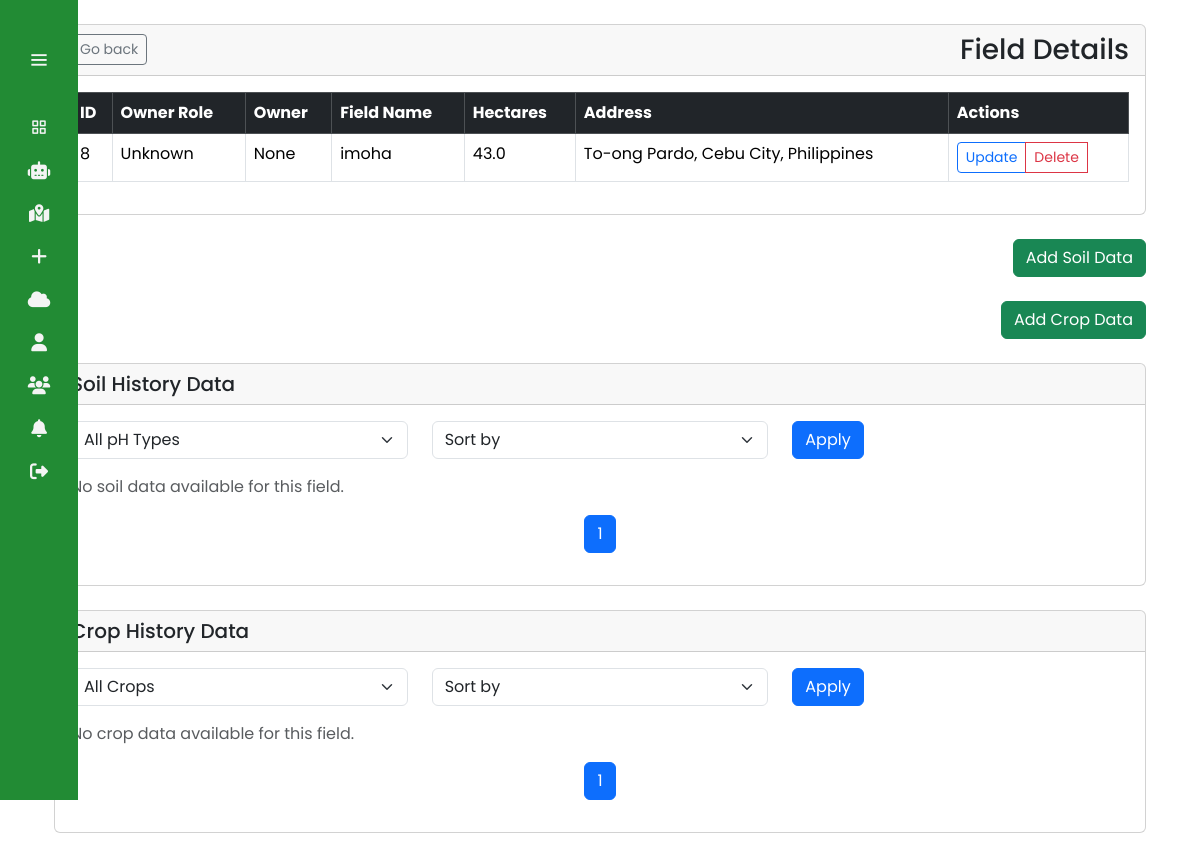
/dashboard/manage_field/8/ (signed in), run on an earlier commit of the app's database.
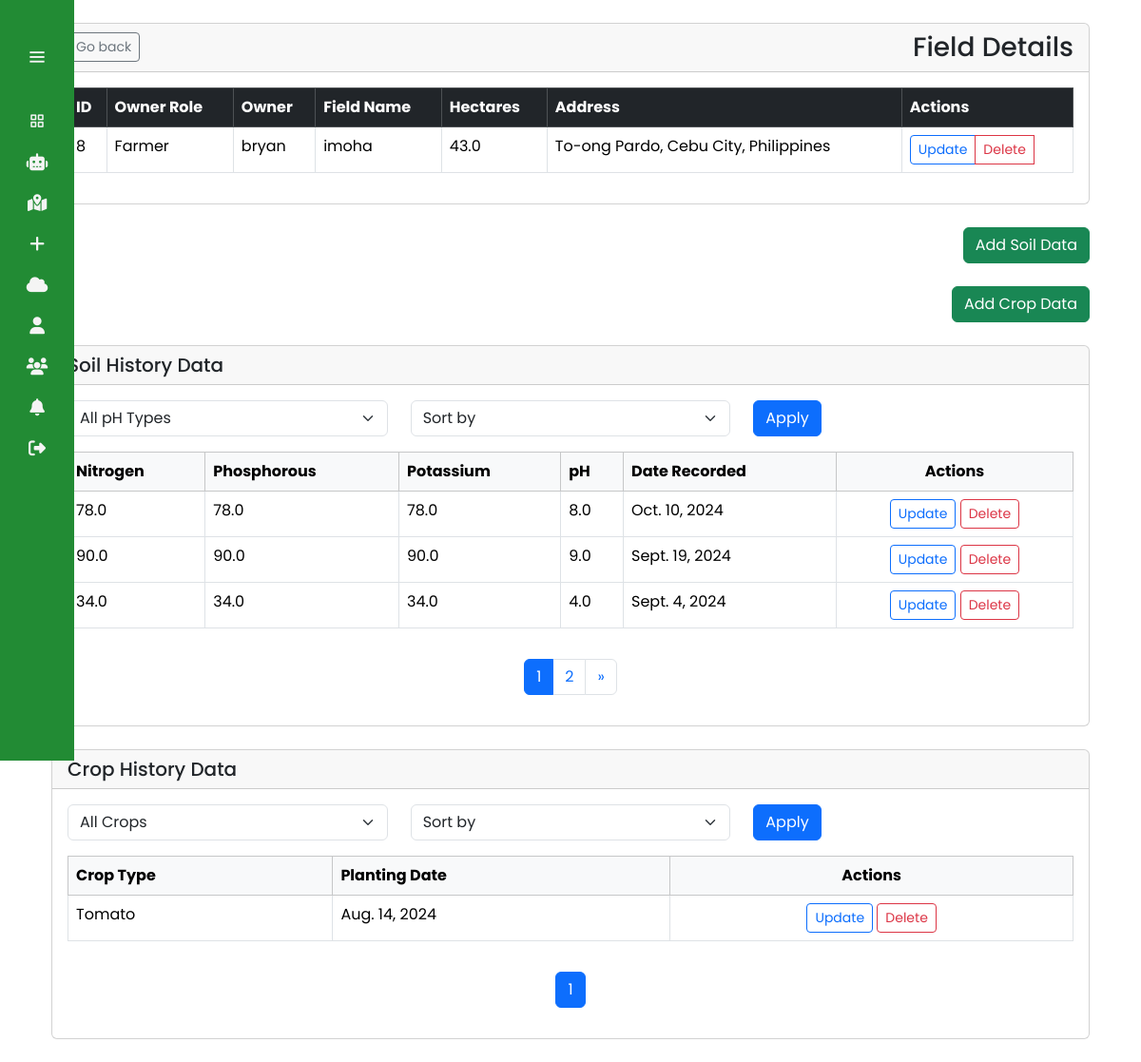
And on a later commit of the database.
### app_agrosavvy/models.py (models this page shows, shortened)
class Field(models.Model):
    field_id = models.AutoField(primary_key=True)
    field_name = models.CharField(max_length=100)
    field_acres = models.FloatField()  # changed to hectares in templates only
    address = models.ForeignKey(Address, on_delete=models.SET_NULL, related_name="fields", null=True)
    owner = models.ForeignKey(CustomUser, on_delete=models.SET_NULL, related_name="fields", null=True)
    created_at = models.DateTimeField(default=timezone.now)
    is_deleted = models.BooleanField(default = False)
    class Meta:
        ordering = ['-created_at']

class Address(models.Model):
    address_id = models.AutoField(primary_key=True)
    barangay = models.ForeignKey(Barangay, on_delete=models.SET_NULL, blank=True, null=True)
    city_municipality = models.CharField(max_length=100)
    country = models.CharField(max_length=100)
    latitude = models.FloatField(blank=True, null=True) # change this
    longitude = models.FloatField(blank=True, null=True)

class Barangay(models.Model):
    BRGY_CHOICES = [
        ("Adlaon", "Adlaon"),
        ("Agsungot", "Agsungot"),
        ("Apas", "Apas"),
        ("Babag", "Babag"),
        ("Bacayan", "Bacayan"),
        ("Banilad", "Banilad"),
        ("Basak Pardo", "Basak Pardo"),
        ("Busay", "Busay"),
        ("Calamba", "Calamba"),
        ("Cambinocot", "Cambinocot"),
        ("Camputhaw", "Camputhaw"),
        ("Capitol Site", "Capitol Site"),
        ("Carreta", "Carreta"),
        ("Central", "Central"),
        ("Cogon Pardo", "Cogon Pardo"),
        ("Cogon Ramos", "Cogon Ramos"),
        ("Day-as", "Day-as"),
        ("Duljo", "Duljo"),
        ("Ermita", "Ermita"),
        ("Guadalupe", "Guadalupe"),
        ("Guba", "Guba"),
        ("Hippodromo", "Hippodromo"),
        ("Inayawan", "Inayawan"),
        ("Kalubihan", "Kalubihan"),
        ("Kalunasan", "Kalunasan"),
        ("Kamagayan", "Kamagayan"),
        ("Kasambagan", "Kasambagan"),
        ("Kinasang-an Pardo", "Kinasang-an Pardo"),
        ("Labangon", "Labangon"),
        ("Lahug", "Lahug"),
        ("Lorega (Lorega San Miguel)", "Lorega (Lorega San Miguel)"),
        ("Lusaran", "Lusaran"),
        ("Luz", "Luz"),
        ("Mabini", "Mabini"),
        ("Mabolo", "Mabolo"),
        ("Malubog", "Malubog"),
        ("Mambaling", "Mambaling"),
        ("Pahina Central", "Pahina Central"),
        ("Pahina San Nicolas", "Pahina San Nicolas"),
        ("Pamutan", "Pamutan"),
        ("Pardo", "Pardo"),
        ("Pari-an", "Pari-an"),
        ("Paril", "Paril"),
        ("Pasil", "Pasil"),
        ("Pit-os", "Pit-os"),
        ("Pulangbato", "Pulangbato"),
        ("Pung-ol-Sibugay", "Pung-ol-Sibugay"),
        ("Punta Princesa", "Punta Princesa"),
        ("Quiot Pardo", "Quiot Pardo"),
        ("Sambag I", "Sambag I"),
        ("Sambag II", "Sambag II"),
        ("San Antonio", "San Antonio"),
        ("San Jose", "San Jose"),
        ("San Nicolas Central", "San Nicolas Central"),
        ("San Roque (Ciudad)", "San Roque (Ciudad)"),
        ("Santa Cruz", "Santa Cruz"),
        ("Sapangdaku", "Sapangdaku"),
        ("Sawang Calero", "Sawang Calero"),
        ("Sinsin", "Sinsin"),
        ("Sirao", "Sirao"),
        ("Suba Poblacion (Suba San Nicolas)", "Suba Poblacion (Suba San Nicolas)"),
        ("Sudlon I", "Sudlon I"),
        ("Sudlon II", "Sudlon II"),
        ("Tabunan", "Tabunan"),
        ("Tagbao", "Tagbao"),
        ("Talamban", "Talamban"),
        ("Taptap", "Taptap"),
        ("Tejero (Villa Gonzalo)", "Tejero (Villa Gonzalo)"),
        ("Tinago", "Tinago"),
        ("Tisa", "Tisa"),
        ("To-ong Pardo", "To-ong Pardo"),
        ("T. Padilla", "T. Padilla"),
        ("Zapatera", "Zapatera")
    ]
    brgy_id = models.AutoField(primary_key=True)
    brgy_name = models.CharField(max_length=50, choices=BRGY_CHOICES)
    def __str__(self):
        return f"{self.brgy_name}"
    class Meta:
        ordering = ['brgy_name']

class CustomUser(AbstractUser):
    email = models.EmailField(unique=True)
    firstname = models.CharField(max_length=30, blank=True)
    lastname = models.CharField(max_length=30, blank=True)
    date_of_birth = models.DateField(null=True, blank=True)
    profile_picture = models.ImageField(upload_to='profile_pictures/', null=True, blank=True)
    gender = models.ForeignKey(Gender, on_delete=models.SET_NULL, blank=True, null=True)
    useraddress = models.ForeignKey(UserAddress, on_delete=models.SET_NULL, null=True, blank=True)
    roleuser = models.ForeignKey(RoleUser, on_delete=models.SET_NULL, blank=True, null=True)
    active_status = models.BooleanField(default=True) #used custom instead of default is_active
    is_approved = models.BooleanField(default=False)
    request_date = models.DateTimeField(auto_now_add=True)
    approved_date = models.DateTimeField(null=True, blank=True)
    approved_by = models.ForeignKey(settings.AUTH_USER_MODEL, null=True, blank=True, on_delete=models.SET_NULL, related_name='approved_users')
    def __str__(self):
        return self.username
    class Meta:
        ordering = ['-approved_date']

class FieldSoilData(models.Model):
    field = models.ForeignKey(Field, on_delete=models.CASCADE)
    soil_id = models.AutoField(primary_key=True)
    nitrogen = models.FloatField(null=True, blank=True)
    phosphorous = models.FloatField(null=True, blank=True)
    potassium = models.FloatField(null=True, blank=True)
    ph = models.FloatField(null=True, blank=True)
    record_date = models.DateField()
    is_deleted = models.BooleanField(default = False)
    class Meta:
        ordering = ['-record_date']

class FieldCropData(models.Model):
    field = models.ForeignKey(Field, on_delete=models.CASCADE)
    fieldcrop_id = models.AutoField(primary_key=True)
    crop_planted = models.ForeignKey(Crop, on_delete=models.CASCADE)
    planting_date = models.DateField()
    is_deleted = models.BooleanField(default = False)
    class Meta:
        ordering = ['-planting_date']

class Crop(models.Model):
    CROP_CHOICES = [
        ("Carrots", "Carrots"),
        ("Potato", "Potato"),
        ("Garlic", "Garlic"),
        ("Eggplant", "Eggplant"),
        ("Tomato", "Tomato"),
        ("Squash", "Squash"),
        ("Bitter Gourd", "Bitter Gourd"),
        ("Cabbage", "Cabbage"),
        ("Onion", "Onion"),
    ]
    crop_id = models.AutoField(primary_key=True)
    crop_type = models.CharField(max_length=50, choices=CROP_CHOICES)
    def __str__(self):
        return f"{self.crop_type}"

### app_agrosavvy/views.py (the view, shortened to what this page needs)
# urls.py: path('dashboard/manage_field/<int:field_id>/', views.manage_field, name='manage_field'),
def manage_field(request, field_id):
    if request.user.is_authenticated and (request.user.roleuser.roleuser == "da_admin" or
        request.user.roleuser.roleuser == "brgy_officer"
        ):
        field = get_object_or_404(Field, field_id=field_id)
        soil_filter_type = request.GET.get('soil_filter', '')
        soil_sort_by = request.GET.get('soil_sort', '')
        fieldsoildata = FieldSoilData.objects.filter(field=field, is_deleted=False)
        crop_filter_type = request.GET.get('crop_filter', '')
        crop_sort_by = request.GET.get('crop_sort', '')
        fieldcropdata = FieldCropData.objects.filter(field=field, is_deleted=False)
        if crop_filter_type:
            fieldcropdata = fieldcropdata.filter(crop_planted_id=crop_filter_type)
        if crop_sort_by:
            if crop_sort_by == 'planting_asc':
                fieldcropdata = fieldcropdata.order_by('planting_date')
            elif crop_sort_by == 'planting_desc':
                fieldcropdata = fieldcropdata.order_by('-planting_date')
        asdform = FieldSoilDataForm()
        acdform = FieldCropForm()
        fsdforms = {fsd.soil_id: FieldSoilDataForm(instance=fsd) for fsd in fieldsoildata}
        fcdforms = {fcd.fieldcrop_id: FieldCropForm(instance=fcd) for fcd in fieldcropdata}
        soil_paginator = Paginator(fieldsoildata, 3)
        soil_page_number = request.GET.get("soil_page")
        fsdpage_obj = soil_paginator.get_page(soil_page_number)
        crop_paginator = Paginator(fieldcropdata, 3)
        crop_page_number = request.GET.get("crop_page")
        fcdpage_obj = crop_paginator.get_page(crop_page_number)
        context = {
            "field": field,
            "fieldsoildata": fieldsoildata,
            "fieldcropdata": fieldcropdata,
            "asdform": asdform,
            "acdform": acdform,
            "fsdforms": fsdforms,
            "fcdforms": fcdforms,
            "fsdpage_obj": fsdpage_obj,
            "fcdpage_obj": fcdpage_obj,
            "soil_filter_type": soil_filter_type,
            "soil_sort_by": soil_sort_by,
            "crop_filter_type": crop_filter_type,
            "crop_sort_by": crop_sort_by,
            "crops": Crop.objects.all(),
        }
        return render(request, "app_agrosavvy/manage_field.html", context)
    else:
        return redirect("forbidden")

### app_agrosavvy/templates/app_agrosavvy/manage_field.html (shortened to what the changed rows need)
{% extends 'base.html' %}
{% load custom_filters %}
{% block content %}
<div class="container mt-4">
    <div class="card mb-4">
        <div class="card-body">
            <table class="table table-bordered table-hover">
                <thead class="table-dark">
                    <tr>
                        <th>ID</th>
                        <th>Owner Role</th>
                        <th>Owner</th>
                        <th>Field Name</th>
                        <th>Hectares</th>
                        <th>Address</th>
                        <th>Actions</th>
                    </tr>
                </thead>
                <tbody>
                    <tr>
                        <td>{{ field.field_id }}</td>
                        <td>
                            {% if field.owner.roleuser.roleuser == "farmer" %} Farmer
                            {% elif field.owner.roleuser.roleuser == "brgy_officer" %} Barangay Officer
                            {% elif field.owner.roleuser.roleuser == "da_admin" %} DA Admin
                            {% else %} Unknown {% endif %}
                        </td>
                        <td>{{ field.owner }}</td>
                        <td>{{ field.field_name }}</td>
                        <td>{{ field.field_acres }}</td>
                        <td>{{ field.address.barangay }}, {{ field.address.city_municipality }}, {{ field.address.country }}</td>
                        <td>
                            <div class="btn-group" role="group">
                            </div>
                        </td>
                    </tr>
                </tbody>
            </table>
        </div>
    </div>
    <div class="card mt-4">
        <div class="card-body">
            <form method="get" action="{% url 'manage_field' field.field_id %}" class="mb-3">
                <div class="row">
                </div>
            </form>
            {% if fieldsoildata %}
            <div class="table-responsive">
                <table class="table table-bordered table-hover">
                    <thead class="table-light">
                        <tr>
                            <th scope="col">Nitrogen</th>
                            <th scope="col">Phosphorous</th>
                            <th scope="col">Potassium</th>
                            <th scope="col">pH</th>
                            <th scope="col">Date Recorded</th>
                            <th scope="col" class="text-center">Actions</th>
                        </tr>
                    </thead>
                    <tbody>
                        {% for fsd in fsdpage_obj %}
                        <tr>
                            <td>{{ fsd.nitrogen }}</td>
                            <td>{{ fsd.phosphorous }}</td>
                            <td>{{ fsd.potassium }}</td>
                            <td>{{ fsd.ph }}</td>
                            <td>{{ fsd.record_date }}</td>
                            <td class="text-center">
                                <button id="updatesoildataid" type="button" class="btn btn-outline-primary btn-sm"
                                    data-bs-toggle="modal"
                                    data-bs-target="#updateSoilModal-{{ fsd.soil_id }}">Update</button>
                                <button type="button" class="btn btn-outline-danger btn-sm" data-bs-toggle="modal"
                                    data-bs-target="#confirmDeleteSoilDataModal">
                                    Delete
                                </button>
                            </td>
                        </tr>
                        {% endfor %}
                    </tbody>
                </table>
            </div>
            {% else %}
            <p class="text-muted">No soil data available for this field.</p>
            {% endif %}
            <nav aria-label="Page navigation" class="mt-3">
                <ul class="pagination justify-content-center">
                    {% for num in fsdpage_obj.paginator.page_range %}
                    <li class="page-item {% if fsdpage_obj.number == num %}active{% endif %}">
                        <a class="page-link" href="?soil_page={{ num }}&soil_filter={{ soil_filter_type }}&soil_sort={{ soil_sort_by }}">{{ num }}</a>
                    </li>
                    {% endfor %}
                    {% if fsdpage_obj.has_next %}
                    <li class="page-item">
                        <a class="page-link" href="?soil_page={{ fsdpage_obj.next_page_number }}&soil_filter={{ soil_filter_type }}&soil_sort={{ soil_sort_by }}" aria-label="Next">
                            <span aria-hidden="true">&raquo;</span>
                        </a>
                    </li>
                    {% endif %}
                </ul>
            </nav>
        </div>
    </div>
    <div class="card mt-4 mb-4">
        <div class="card-body">
            <form method="get" action="{% url 'manage_field' field.field_id %}" class="mb-3">
                <div class="row">
                </div>
            </form>
            {% if fieldcropdata %}
            <div class="table-responsive">
                <table class="table table-bordered table-hover">
                    <thead class="table-light">
                        <tr>
                            <th scope="col">Crop Type</th>
                            <th scope="col">Planting Date</th>
                            <th scope="col" class="text-center">Actions</th>
                        </tr>
                    </thead>
                    <tbody>
                        {% for fcd in fcdpage_obj %}
                        <tr>
                            <td>{{ fcd.crop_planted }}</td>
                            <td>{{ fcd.planting_date }}</td>
                            <td class="text-center">
                                <button type="button" class="btn btn-outline-primary btn-sm" data-bs-toggle="modal"
                                    data-bs-target="#updateCropModal-{{ fcd.crop_id }}">Update</button>
                                <button type="button" class="btn btn-outline-danger btn-sm" data-bs-toggle="modal"
                                    data-bs-target="#confirmDeleteCropDataModal">
                                    Delete
                                </button>
                            </td>
                        </tr>
                        {% endfor %}
                    </tbody>
                </table>
            </div>
            {% else %}
            <p class="text-muted">No crop data available for this field.</p>
            {% endif %}
            <nav aria-label="Page navigation" class="mt-3">
                <ul class="pagination justify-content-center">
                    {% for num in fcdpage_obj.paginator.page_range %}
                    <li class="page-item {% if fcdpage_obj.number == num %}active{% endif %}">
                        <a class="page-link" href="?crop_page={{ num }}&crop_filter={{ crop_filter_type }}&crop_sort={{ crop_sort_by }}">{{ num }}</a>
                    </li>
                    {% endfor %}
                </ul>
            </nav>
        </div>
    </div>
</div>
{% endblock %}

What changed in the data, as far as the page shows it:
changed Field "imoha": owner "None" → "bryan"
added FieldSoilData: nitrogen "78.0", phosphorous "78.0", potassium "78.0", ph "8.0", record_date "Oct. 10, 2024"
added FieldSoilData: nitrogen "90.0", phosphorous "90.0", potassium "90.0", ph "9.0", record_date "Sept. 19, 2024"
added FieldSoilData: nitrogen "34.0", phosphorous "34.0", potassium "34.0", ph "4.0", record_date "Sept. 4, 2024"
added FieldCropData: crop_planted "Tomato", planting_date "Aug. 14, 2024"
Also different on the page:
text no longer shown: "Unknown No soil data available for this field. No crop data available for this field."
text now shown: "Farmer Nitrogen Phosphorous Potassium pH Date Recorded Actions » Crop Type Planting Date Actions"
new list line: "2"
